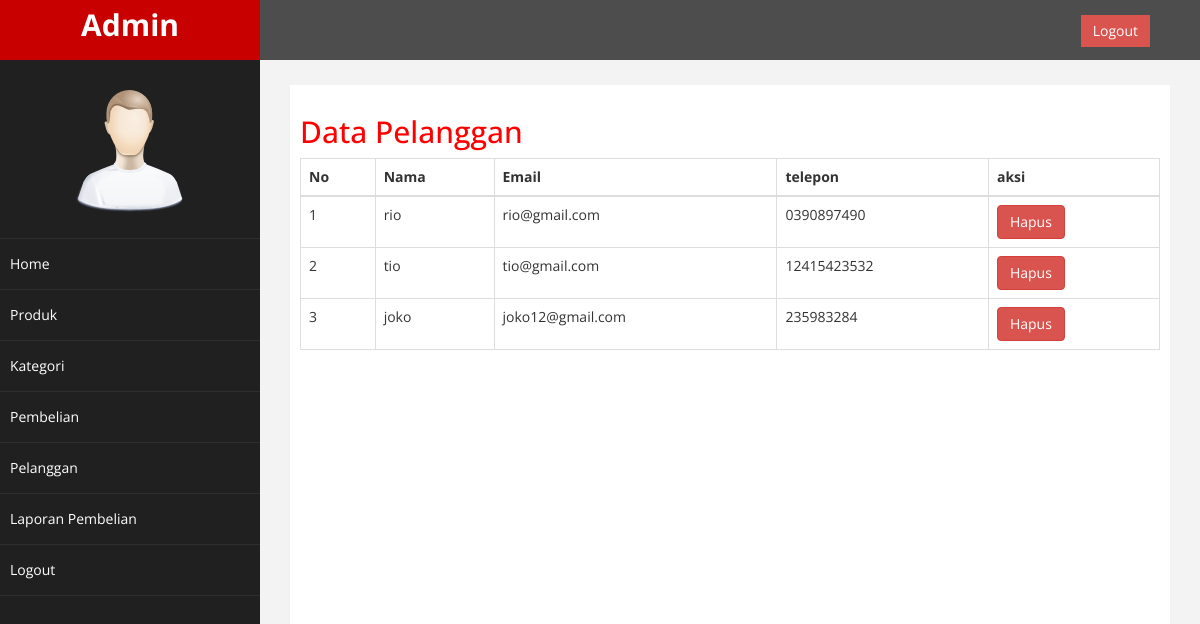
The page /admin/index.php?halaman=pelanggan (signed in) on the database its author committed.
### tables this page shows
CREATE TABLE `pelanggan` (
  `id_pelanggan` int(11) NOT NULL,
  `email_pelanggan` varchar(100) NOT NULL,
  `password_pelanggan` varchar(100) NOT NULL,
  `nama_pelanggan` varchar(100) NOT NULL,
  `telepon_pelanggan` varchar(25) NOT NULL,
  `alamat` varchar(100) NOT NULL
);

### admin/pelanggan.php (the view, shortened to what this page needs)
<h2>Data Pelanggan</h2>
<table class="table table-bordered">
    <thead>
        <tr>
            <th>No</th>
            <th>Nama</th>
            <th>Email</th>
            <th>telepon</th>
            <th>aksi</th>
        </tr>
    </thead>
    <tbody>
        <?php
        $nomor=1;
        $ambil=mysqli_query($koneksi, "SELECT * FROM pelanggan");
        while ($pecah=$ambil->fetch_assoc()) {
        ?>
        <tr>
           <td><?=$nomor;?></td>
           <td><?= $pecah['nama_pelanggan'];?></td>
           <td><?= $pecah['email_pelanggan'];?></td>
           <td><?= $pecah['telepon_pelanggan'];?></td>
           <td>
            <a href="index.php?halaman=hapuspelanggan&id=<?= $pecah['id_pelanggan']; ?>" class="btn btn-danger">Hapus</a>
           </td>
        </tr>
        <?php $nomor++; ?>
        <?php } ?>
    </tbody>
</table>

### admin/assets/css/custom.css (style rules this page uses)
body { font-family: 'Open Sans', sans-serif; }
h2 { color: #f00; }

### rows shown on the page
pelanggan: nama_pelanggan "rio", email_pelanggan "rio@gmail.com", telepon_pelanggan "0390897490"
pelanggan: nama_pelanggan "tio", email_pelanggan "tio@gmail.com", telepon_pelanggan "12415423532"
pelanggan: nama_pelanggan "joko", email_pelanggan "joko12@gmail.com", telepon_pelanggan "235983284"
